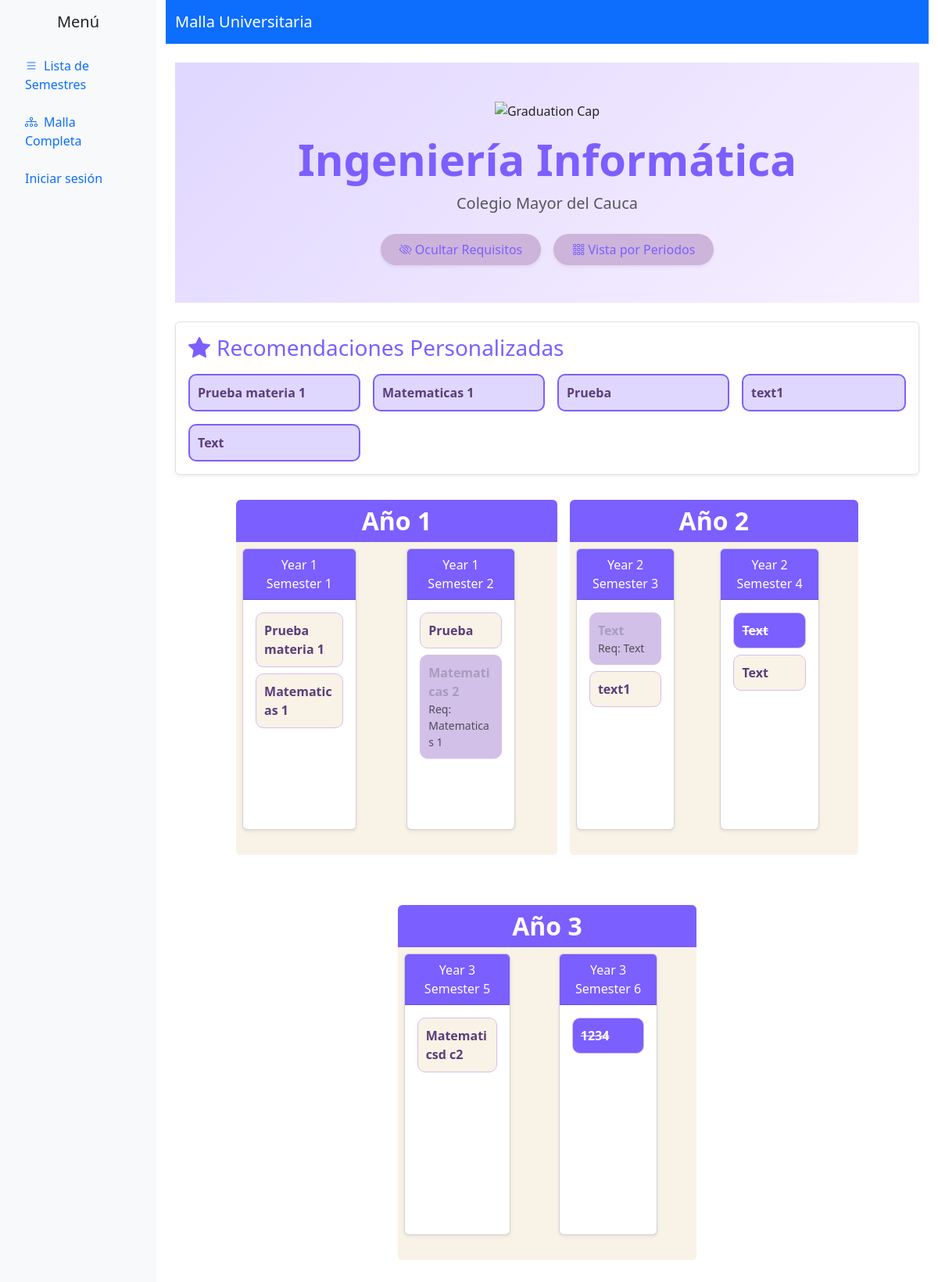
The app's page /malla/full-curriculum/, older data.
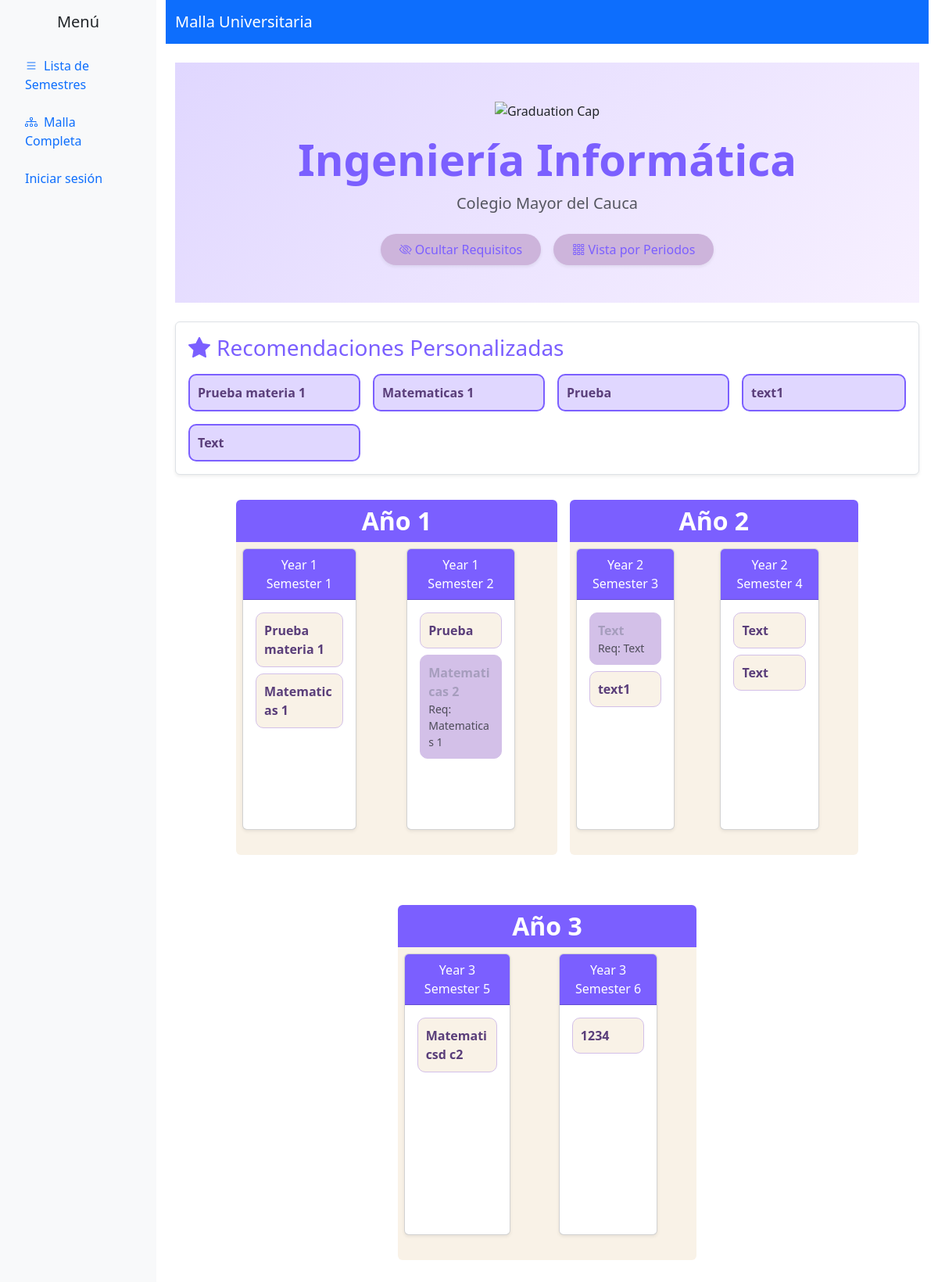
The same page, newer data.
### malla/models.py (models this page shows, shortened)
class Subject(models.Model):
    name = models.CharField(max_length=100)
    semester = models.ForeignKey(Semester, on_delete=models.CASCADE, related_name='subjects')
    prev_subject = models.ForeignKey('self', on_delete=models.SET_NULL, null=True, blank=True, related_name='next_subject_rel')
    next_subject = models.ForeignKey('self', on_delete=models.SET_NULL, null=True, blank=True, related_name='prev_subject_rel')
    prerequisites = models.ManyToManyField('self', symmetrical=False, blank=True, related_name='required_for')
    completed = models.BooleanField(default=False)
    order = models.PositiveIntegerField(default=0)
    objects = models.Manager()  # Manager por defecto
    lista_objects = SubjectListaManager()  # Manager con listas doblemente enlazadas
    def __str__(self):
        return self.name
    def is_enabled(self):
        return all(prereq.completed for prereq in self.prerequisites.all())

class Semester(models.Model):
    name = models.CharField(max_length=100)
    prev_semester = models.ForeignKey('self', on_delete=models.SET_NULL, null=True, blank=True, related_name='next_semester_rel')
    next_semester = models.ForeignKey('self', on_delete=models.SET_NULL, null=True, blank=True, related_name='prev_semester_rel')
    objects = models.Manager()  # Manager por defecto
    lista_objects = SemesterListaManager()  # Manager con listas doblemente enlazadas
    @property
    def ordered_subjects(self):
        return self.subjects.order_by('order')

### malla/views.py (the view)
# urls.py: path('full-curriculum/', views.full_curriculum, name='full_curriculum'),
def full_curriculum(request):
    isSuperUser = request.session.get("isSuperUser")
    isLogged = request.session.get("isLogged")
    userType = request.session.get("userType")
    show_recommendations = True
    student_semester = None
    student = None
    if userType == 'student':
        studentId = request.session.get("studentId")
        try:
            student = Student.objects.get(id=studentId)
            career = student.career if student.career else Career.objects.first()
            student_semester = student.current_semester
            if student_semester == 1:
                show_recommendations = False
        except Student.DoesNotExist:
            career = Career.objects.first()
    else:
        career = Career.objects.first()
    semesters = Semester.lista_objects.ordenados_por_id_as_lista()
    from itertools import groupby
    grouped_semesters = {}
    semesters_list = semesters.to_list()
    for key, group in groupby(semesters_list, lambda s: s.name.split()[1] if len(s.name.split()) > 1 else '1'):
        grupo_lista = ListaDjangoDobleEnlace()
        grupo_lista.from_list(list(group))
        grouped_semesters[key] = grupo_lista
    recommended_subjects = None
    if show_recommendations:
        recommended_subjects = Subject.lista_objects.recomendadas_as_lista(limite=5)
    return render(request, 'malla/full_curriculum.html', {
        'grouped_semesters': grouped_semesters,
        'recommended_subjects': recommended_subjects,
        'career': career,
        'isSuperUser': isSuperUser,
        'isLogged': isLogged,
        'show_recommendations': show_recommendations,
        'student_semester': student_semester,
        'student': student
    })

### malla/estructura/django_lista.py (called while the page is built)
    def from_queryset(self, queryset):
        for modelo in queryset:
            self.insertar_final(modelo)
        return self

    def from_list(self, lista_modelos):
        for modelo in lista_modelos:
            self.insertar_final(modelo)
        return self

    def insertar_final(self, modelo_django):
        nuevo_nodo = NodoDjango(modelo_django)
        if self.inicio is None:
            self.final = nuevo_nodo
            self.inicio = nuevo_nodo
        else:
            nuevo_nodo.anterior = self.final
            self.final.siguiente = nuevo_nodo
            self.final = nuevo_nodo
        self.size += 1

    def to_list(self):
        modelos = []
        actual = self.inicio
        while actual:
            modelos.append(actual.modelo)
            actual = actual.siguiente
        return modelos

    def __iter__(self):
        actual = self.inicio
        while actual:
            yield actual.modelo
            actual = actual.siguiente

    def __len__(self):
        return self.size

### malla/managers.py (called while the page is built)
    def order_by_as_lista(self, *fields):
        queryset = self.order_by(*fields)
        lista = ListaDjangoDobleEnlace()
        return lista.from_queryset(queryset)

### malla/templates/malla/full_curriculum.html (shortened to what this page needs)
{% extends 'malla/base.html' %}
{% block content %}
<div class="text-center py-5" style="background: linear-gradient(135deg, #e0d7ff, #f7f0ff);">
    <img src="https://cdn-icons-png.flaticon.com/512/1995/1995523.png" alt="Graduation Cap" style="width: 60px; height: 60px;">
    <h1 class="display-4 text-purple mt-3" style="font-weight: 700;">{{ career.name }}</h1>
    <p class="lead text-muted">{{ career.university }}</p>
    <div class="d-flex justify-content-center gap-3 mt-4">
        <button class="btn btn-purple shadow-sm rounded-pill px-4 py-2">
            <i class="bi bi-eye-slash"></i> Ocultar Requisitos
        </button>
        <button class="btn btn-purple shadow-sm rounded-pill px-4 py-2">
            <i class="bi bi-grid-3x3-gap"></i> Vista por Periodos
        </button>
    </div>
</div>
{% if show_recommendations and recommended_subjects %}
<div class="container my-4 p-3 border rounded shadow-sm bg-white">
    <h3 class="text-purple mb-3">
        <i class="bi bi-star-fill me-2"></i>Recomendaciones Personalizadas
    </h3>
    <div class="d-flex flex-wrap gap-3 justify-content-start">
        {% for subject in recommended_subjects %}
        <div class="subject-box recommended {% if subject.completed %}completed{% elif not subject.is_enabled %}disabled{% endif %}"
             data-subject-id="{{ subject.id }}"
             onclick="toggleSubject(this.dataset.subjectId, this)"
             style="min-width: 180px; max-width: 220px; flex-grow: 1;">
            <strong>{{ subject.name }}</strong>
        </div>
        {% endfor %}
    </div>
</div>
{% endif %}
{% if grouped_semesters %}
<div class="d-flex flex-wrap mx-auto" style="justify-content: center;">
    {% for year, semesters in grouped_semesters.items %}
    <div class="mb-5 p-2">
        <h2 class="text-center text-white bg-purple rounded-top py-2 mb-0"
            style="font-weight: 600; border-radius: 15px 15px 0 0; width: 100%;">
            Año {{ year }}
        </h2>
        <div class="d-flex flex-wrap bg-beige rounded-bottom" style="min-height: 25rem; margin: auto;">
            {% for semester in semesters %}
            <div class="mb-4 p-2">
                <div class="card shadow-sm rounded h-100 w-75">
                    <div class="card-header bg-purple text-white text-center">
                        {{ semester.name }}
                    </div>
                    <div class="card-body d-flex flex-column gap-2" style="overflow-y: scroll;">
                        {% for subject in semester.ordered_subjects %}
                        <div class="subject-box {% if subject.completed %}completed{% elif not subject.is_enabled %}disabled{% endif %}"
                             data-subject-id="{{ subject.id }}"
                             onclick="toggleSubject(this.dataset.subjectId, this)">
                            <strong>{{ subject.name }}</strong>
                            {% if subject.prerequisites.all %}
                                <small class="text-muted d-block">Req: {{ subject.prerequisites.all|join:", " }}</small>
                            {% endif %}
                        </div>
                        {% empty %}
                        <p>No hay materias en este semestre.</p>
                        {% endfor %}
                    </div>
                </div>
            </div>
            {% endfor %}
        </div>
    </div>
    {% endfor %}
</div>
{% else %}
<p>No hay semestres disponibles.</p>
{% endif %}
{% endblock %}

Row changes from the older to the newer data that the page shows:
no longer on one of the page's lists (row unchanged): Subject: name "Text"
now on one of the page's lists (row edited): Subject: name "Text"
changed Subject (number 5 of 10 on the later page): completed True → False (drawn)
shown differently, row unchanged: Subject (number 8 of 10 on the later page): moves up the list
changed Subject (number 10 of 10 on the later page): completed True → False (drawn)
